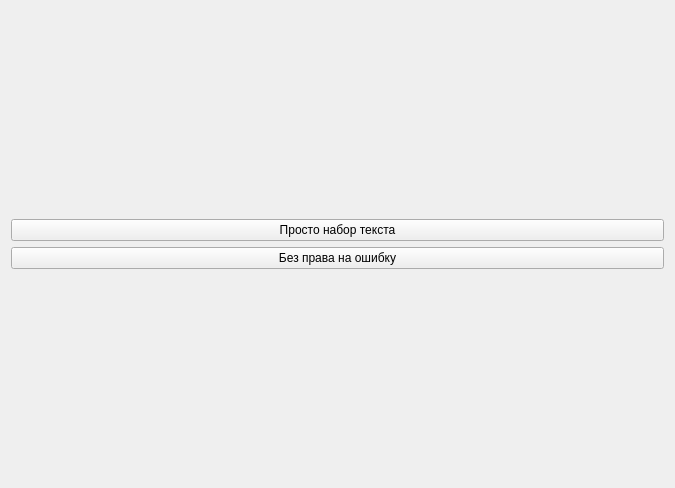
<?xml version="1.0" encoding="UTF-8"?>
<ui version="4.0">
 <class>Form</class>
 <widget class="QWidget" name="Form">
  <property name="geometry">
   <rect>
    <x>0</x>
    <y>0</y>
    <width>675</width>
    <height>488</height>
   </rect>
  </property>
  <property name="windowTitle">
   <string>Выбор режима</string>
  </property>
  <layout class="QGridLayout" name="gridLayout">
   <item row="0" column="0">
    <layout class="QVBoxLayout" name="verticalLayout">
     <item>
      <spacer name="verticalSpacer">
       <property name="orientation">
        <enum>Qt::Vertical</enum>
       </property>
       <property name="sizeHint" stdset="0">
        <size>
         <width>20</width>
         <height>40</height>
        </size>
       </property>
      </spacer>
     </item>
     <item>
      <widget class="QPushButton" name="boringMode">
       <property name="text">
        <string>Просто набор текста</string>
       </property>
      </widget>
     </item>
     <item>
      <widget class="QPushButton" name="oneErrorMode">
       <property name="text">
        <string>Без права на ошибку</string>
       </property>
      </widget>
     </item>
     <item>
      <spacer name="verticalSpacer_2">
       <property name="orientation">
        <enum>Qt::Vertical</enum>
       </property>
       <property name="sizeHint" stdset="0">
        <size>
         <width>20</width>
         <height>40</height>
        </size>
       </property>
      </spacer>
     </item>
    </layout>
   </item>
  </layout>
 </widget>
 <resources/>
 <connections/>
</ui>
